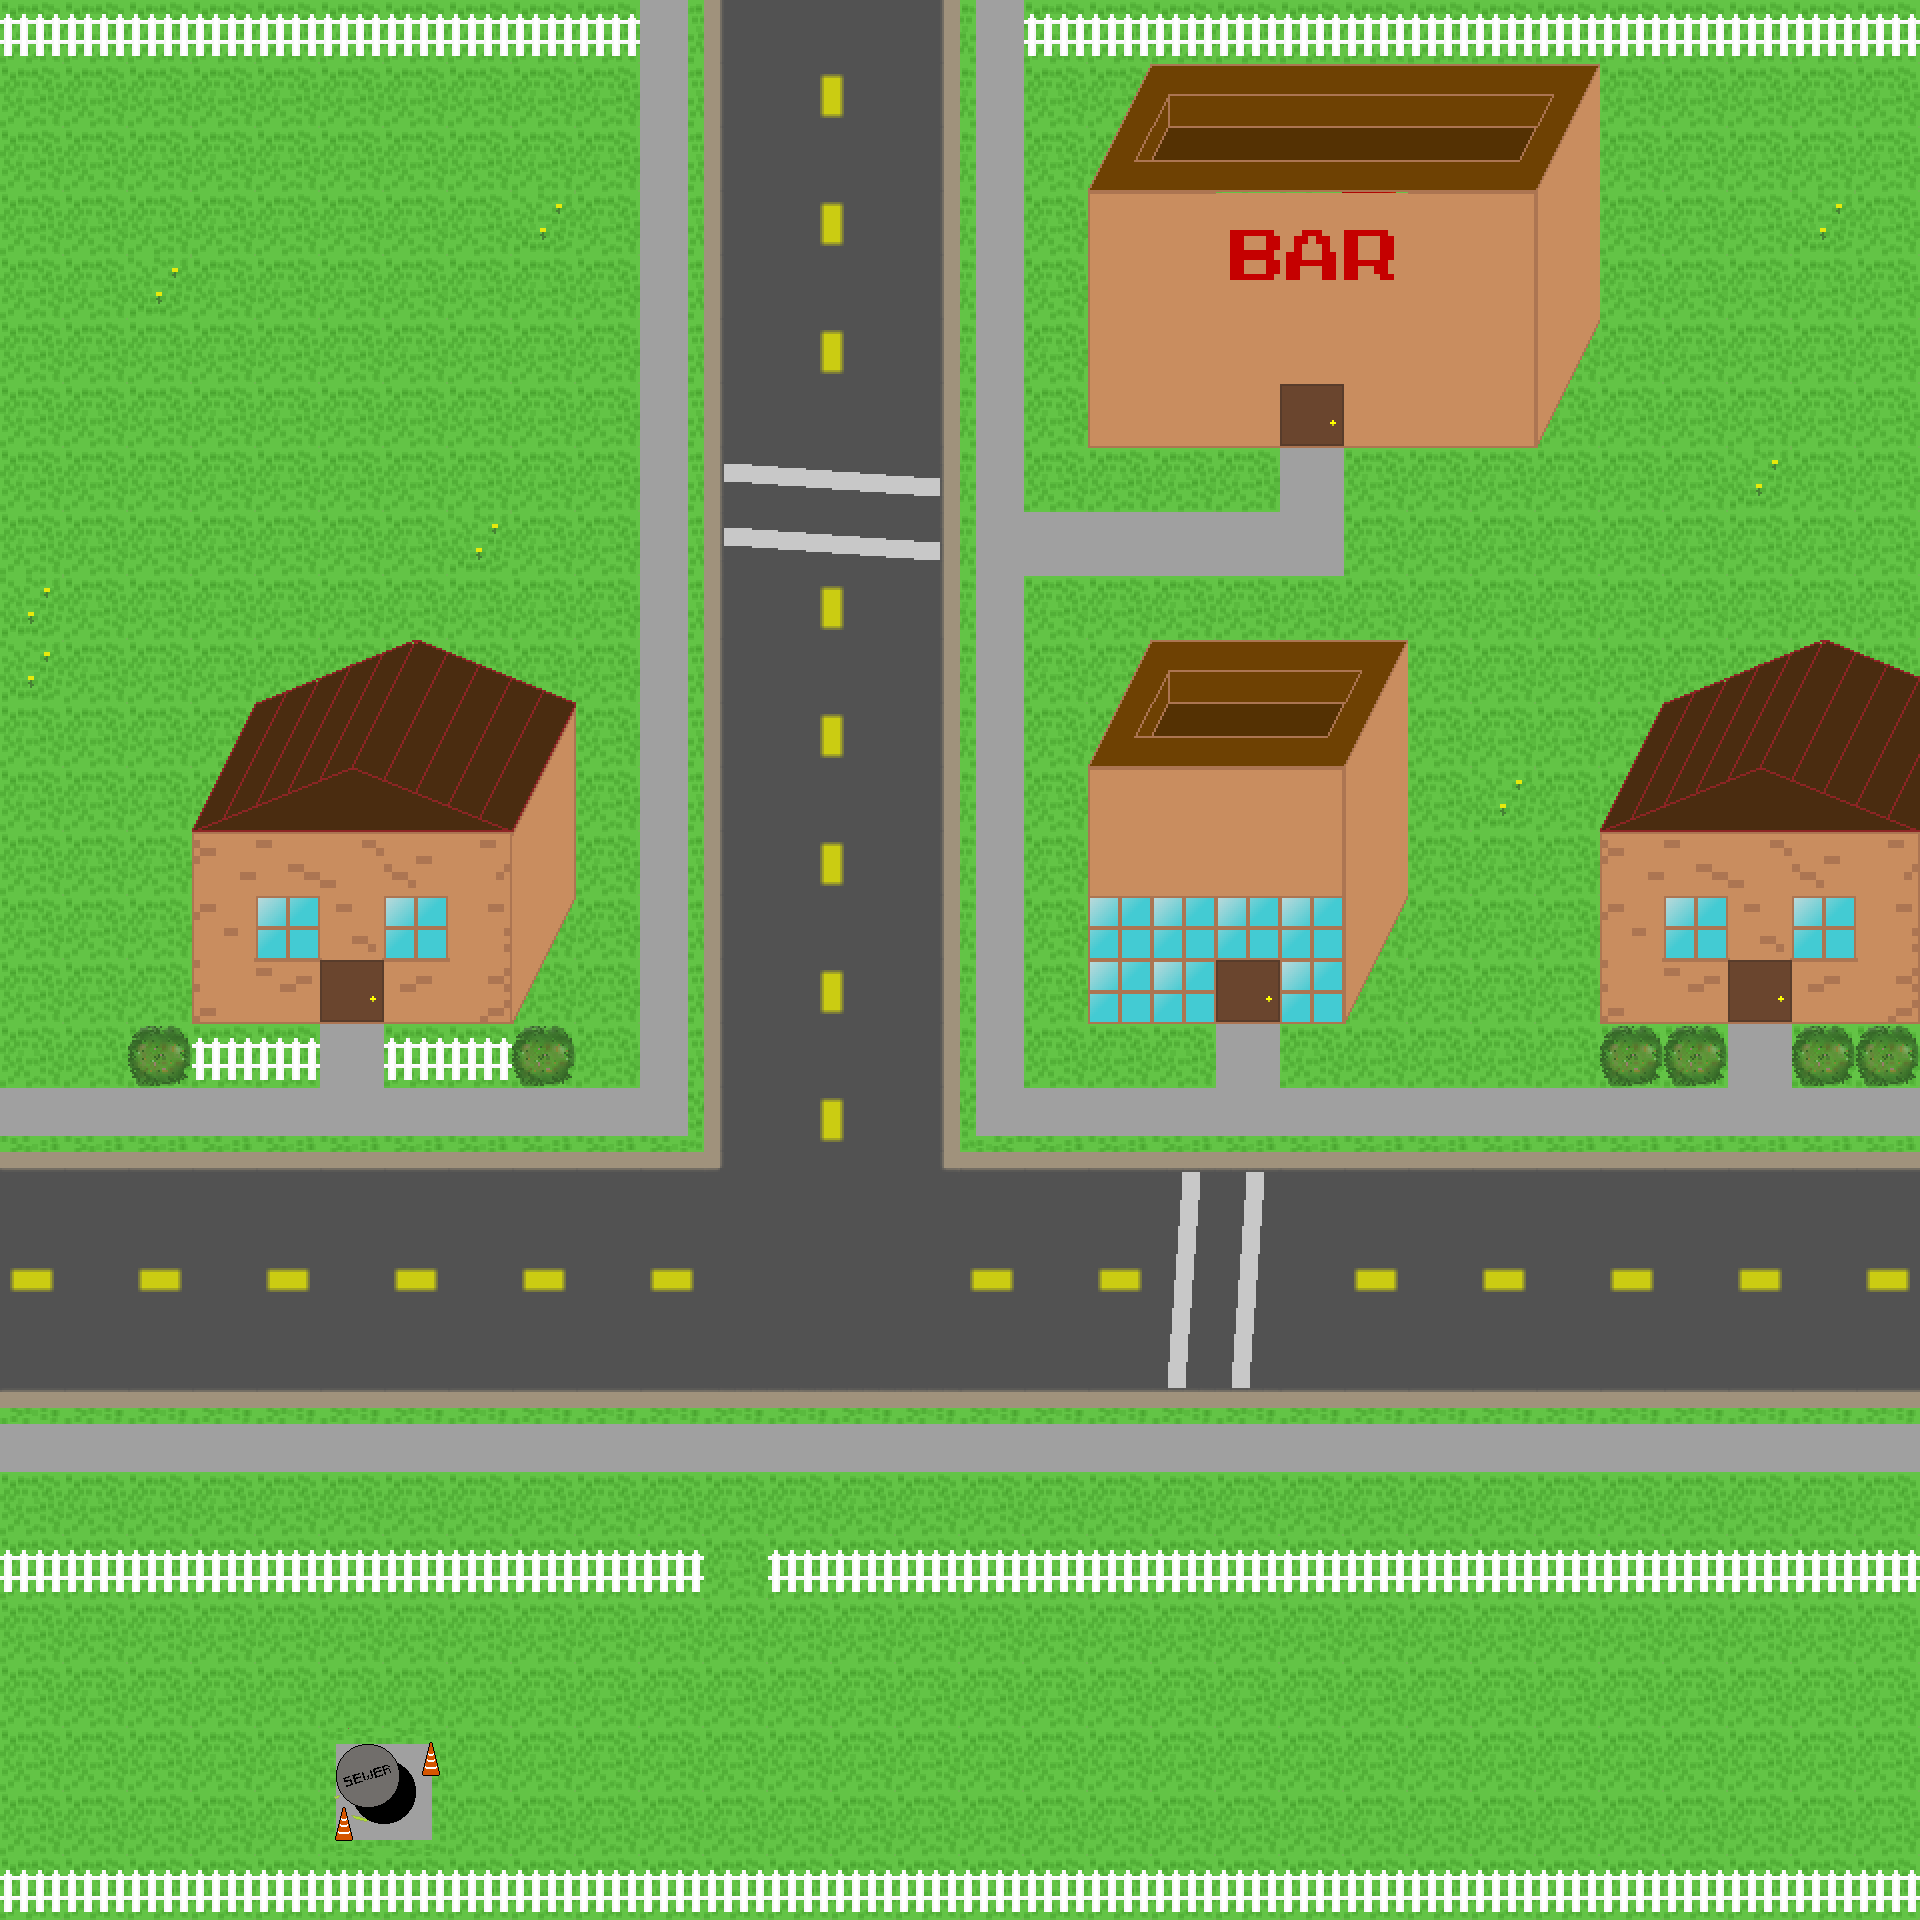

Tiled map render using the project's own tile images. Description and the whole map definition, tile-layer contents included, below:
An orthogonal 30x30 tile map with 64x64 px tiles, 2 tile layers (layer_1, layer_2).

<map version="1.2" tiledversion="1.2.1" orientation="orthogonal" renderorder="right-down" width="30" height="30" tilewidth="64" tileheight="64" infinite="0" nextlayerid="3" nextobjectid="1">
 <tileset firstgid="1" source="../tilesets/tileset-lrg.tsx" />
 <layer id="1" name="layer_1" width="30" height="30">
  <data encoding="csv">
161,161,161,161,161,161,161,161,161,161,2,23,44,45,26,7,161,161,161,161,161,161,161,161,161,161,161,161,161,161,
1,1,1,1,1,1,1,1,1,1,2,23,24,25,26,7,1,1,130,131,131,131,131,132,133,1,1,1,1,1,
1,1,1,1,1,1,1,1,1,1,2,23,44,45,26,7,1,1,150,151,151,151,151,152,153,1,1,1,1,1,
1,1,1,1,1,1,1,1,141,1,2,23,24,25,26,7,1,169,170,68,69,70,171,172,173,1,1,1,141,1,
1,1,141,1,1,1,1,1,1,1,2,23,44,45,26,7,1,189,190,88,89,90,191,192,193,1,1,1,1,1,
1,1,1,1,1,1,1,1,1,1,2,23,24,25,26,7,1,209,210,210,210,211,211,212,1,1,1,1,1,1,
1,1,1,1,1,1,1,1,1,1,2,23,44,45,26,7,1,229,230,230,113,230,231,232,1,1,1,1,1,1,
1,1,1,1,1,1,1,1,1,1,2,17,18,19,20,7,1,1,1,1,8,1,1,1,1,1,1,141,1,1,
1,1,1,1,1,1,1,141,1,1,2,37,38,39,40,7,8,8,8,8,8,1,1,1,1,1,1,1,1,1,
141,1,1,1,1,1,1,1,1,1,2,23,24,25,26,7,1,1,1,1,1,1,1,1,1,1,1,1,1,1,
141,1,1,1,1,1,1,1,1,1,2,23,44,45,26,7,1,1,130,131,132,133,1,1,1,1,1,1,1,1,
1,1,1,1,1,33,34,35,36,1,2,23,24,25,26,7,1,1,150,151,152,153,1,1,1,1,1,33,34,35,
1,1,1,1,52,53,54,55,56,1,2,23,44,45,26,7,1,169,170,171,172,173,1,141,1,1,52,53,54,55,
1,1,1,71,72,73,74,75,76,1,2,23,24,25,26,7,1,189,190,191,192,193,1,1,1,71,72,73,74,75,
1,1,1,91,92,93,94,95,1,1,2,23,44,45,26,7,1,92,92,94,92,1,1,1,1,91,92,93,94,95,
1,1,1,111,112,113,114,115,1,1,2,23,24,25,26,7,1,92,92,113,92,1,1,1,1,111,112,113,114,115,
1,1,1,161,161,1,161,161,1,1,2,23,44,45,26,7,1,1,1,8,1,1,1,1,1,1,1,1,1,1,
21,21,21,21,21,21,21,21,21,21,22,23,24,25,26,27,21,21,21,21,21,21,21,21,21,21,21,21,21,21,
42,42,42,42,42,42,42,42,42,42,42,43,44,45,46,42,42,42,57,58,42,42,42,42,42,42,42,42,42,42,
62,63,62,63,62,63,62,63,62,63,62,63,64,64,65,62,63,62,77,78,63,62,63,62,63,62,63,62,63,62,
82,83,82,83,82,83,82,83,82,83,82,83,84,84,85,82,83,82,97,98,83,82,83,82,83,82,83,82,83,82,
102,102,102,102,102,102,102,102,102,102,102,124,124,124,125,102,102,102,117,118,102,102,102,102,102,102,102,102,102,102,
121,121,121,121,121,121,121,121,121,121,121,121,121,121,121,121,121,121,121,121,121,121,121,121,121,121,121,121,121,121,
1,1,1,1,1,1,1,1,1,1,1,1,1,1,1,1,1,1,1,1,1,1,1,1,1,1,1,1,1,1,
161,161,161,161,161,161,161,161,161,161,161,1,161,161,161,161,161,161,161,161,161,161,161,161,161,161,161,161,161,161,
1,1,1,1,1,1,1,1,1,1,1,1,1,1,1,1,1,1,1,1,1,1,1,1,1,1,1,1,1,1,
1,1,1,1,1,1,1,1,1,1,1,1,1,1,1,1,1,1,1,1,1,1,1,1,1,1,1,1,1,1,
1,1,1,1,1,127,122,1,1,1,1,1,1,1,1,1,1,1,1,1,1,1,1,1,1,1,1,1,1,1,
1,1,1,1,1,27,22,1,1,1,1,1,1,1,1,1,1,1,1,1,1,1,1,1,1,1,1,1,1,1,
161,161,161,161,161,161,161,161,161,161,161,161,161,161,161,161,161,161,161,161,161,161,161,161,161,161,161,161,161,161
</data>
 </layer>
 <layer id="2" name="layer_2" width="30" height="30">
  <data encoding="csv">
0,0,0,0,0,0,0,0,0,0,0,0,0,0,0,0,0,0,0,0,0,0,0,0,0,0,0,0,0,0,
0,0,0,0,0,0,0,0,0,0,0,0,0,0,0,0,0,129,0,0,0,0,0,0,0,0,0,0,0,0,
0,0,0,0,0,0,0,0,0,0,0,0,0,0,0,0,0,149,0,0,0,0,0,0,0,0,0,0,0,0,
0,0,0,0,0,0,0,0,0,0,0,0,0,0,0,0,0,0,0,0,0,0,0,0,0,0,0,0,0,0,
0,0,0,0,0,0,0,0,0,0,0,0,0,0,0,0,0,0,0,0,0,0,0,0,0,0,0,0,0,0,
0,0,0,0,0,0,0,0,0,0,0,0,0,0,0,0,0,0,0,0,0,0,0,0,213,0,0,0,0,0,
0,0,0,0,0,0,0,0,0,0,0,0,0,0,0,0,0,0,0,0,0,0,0,0,233,0,0,0,0,0,
0,0,0,0,0,0,0,0,0,0,0,0,0,0,0,0,0,0,0,0,0,0,0,0,0,0,0,0,0,0,
0,0,0,0,0,0,0,0,0,0,0,0,0,0,0,0,0,0,0,0,0,0,0,0,0,0,0,0,0,0,
0,0,0,0,0,0,0,0,0,0,0,0,0,0,0,0,0,0,0,0,0,0,0,0,0,0,0,0,0,0,
0,0,0,0,12,13,14,15,16,0,0,0,0,0,0,0,0,129,0,0,0,0,0,0,0,0,12,13,14,15,
0,0,0,31,32,0,0,0,0,0,0,0,0,0,0,0,0,149,0,0,0,0,0,0,0,31,32,0,0,0,
0,0,0,51,0,0,0,0,0,0,0,0,0,0,0,0,0,0,0,0,0,0,0,0,0,51,0,0,0,0,
0,0,0,0,0,0,0,0,0,0,0,0,0,0,0,0,0,0,0,0,0,0,0,0,0,0,0,0,0,0,
0,0,0,0,0,0,0,0,96,0,0,0,0,0,0,0,0,0,0,0,0,213,0,0,0,0,0,0,0,0,
0,0,0,0,0,0,0,0,116,0,0,0,0,0,0,0,0,0,0,0,0,233,0,0,0,0,0,0,0,0,
0,0,144,0,0,8,0,0,144,0,0,0,0,0,0,0,0,0,0,0,0,0,0,0,0,144,144,8,144,144,
0,0,0,0,0,0,0,0,0,0,0,0,0,0,0,0,0,0,0,0,0,0,0,0,0,0,0,0,0,0,
0,0,0,0,0,0,0,0,0,0,0,0,0,0,0,0,0,0,0,0,0,0,0,0,0,0,0,0,0,0,
0,0,0,0,0,0,0,0,0,0,0,0,0,0,0,0,0,0,0,0,0,0,0,0,0,0,0,0,0,0,
0,0,0,0,0,0,0,0,0,0,0,0,0,0,0,0,0,0,0,0,0,0,0,0,0,0,0,0,0,0,
0,0,0,0,0,0,0,0,0,0,0,0,0,0,0,0,0,0,0,0,0,0,0,0,0,0,0,0,0,0,
0,0,0,0,0,0,0,0,0,0,0,0,0,0,0,0,0,0,0,0,0,0,0,0,0,0,0,0,0,0,
0,0,0,0,0,0,0,0,0,0,0,0,0,0,0,0,0,0,0,0,0,0,0,0,0,0,0,0,0,0,
0,0,0,0,0,0,0,0,0,0,0,0,0,0,0,0,0,0,0,0,0,0,0,0,0,0,0,0,0,0,
0,0,0,0,0,0,0,0,0,0,0,0,0,0,0,0,0,0,0,0,0,0,0,0,0,0,0,0,0,0,
0,0,0,0,0,0,0,0,0,0,0,0,0,0,0,0,0,0,0,0,0,0,0,0,0,0,0,0,0,0,
0,0,0,0,0,184,185,0,0,0,0,0,0,0,0,0,0,0,0,0,0,0,0,0,0,0,0,0,0,0,
0,0,0,0,0,204,205,0,0,0,0,0,0,0,0,0,0,0,0,0,0,0,0,0,0,0,0,0,0,0,
0,0,0,0,0,0,0,0,0,0,0,0,0,0,0,0,0,0,0,0,0,0,0,0,0,0,0,0,0,0
</data>
 </layer>
</map>
